Frame 1 (no input): blank canvas, image omitted
Frame 60 (the mouse pressed at the canvas centre just before this capture): blank canvas, image omitted
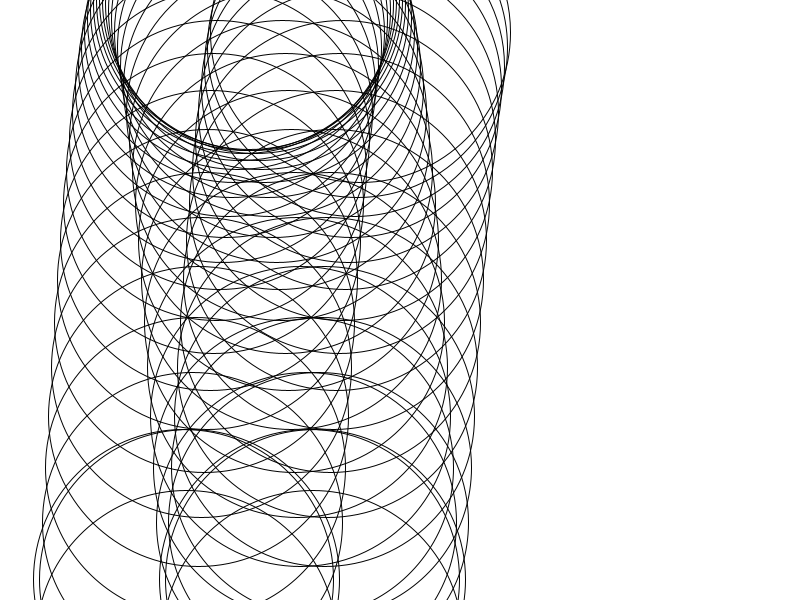
Frame 120 (the mouse held since frame 60 and released just before this capture)

The Processing sketch whose frames 1 and 60 were blank and that drew this single picture after the mouse press (run headless with seeded random() and noise(); from frame 60 on, the mouse is pressed at the canvas centre):

// Processing sketch: processing_174590
// ── processing_174590.pde

void setup() {
  size(800, 600);
  background (255);
}
float xp= 0;
float yp= 0;
float xg= 3;
float yg=.5;
color b = #ffffff;
color n = #000000;
color q = #ff0000;
color w = #00cc00;
color a = #0000ff;
color s = #ff9000;
color z = #ffff00;
color x = #cc00ff;
void draw() {
  colorMode (RGB, 100);
  noFill();

  if (xp<0||xp>width) xg=-xg;
  if (yp<0||yp>height) yg=-yg;
  else yg += 3;
  xp+=xg;
  yp+=yg;
  for (int l=0; l<mouseX; l+=mouseY) {
    ellipse(xp, yp, l, l);
  } //shape
} //voiddraw

void keyPressed() {
  if (keyCode==UP) {  //random
    stroke(random(255), random(255), random(255));
  }
  if (key == 'b') { //Blanco
    stroke(b);
  }
  if (key == 'n') { //Negro 
    stroke(n);
  }
  if (key == 'q') { //Rojo
    stroke(q);
  }
  if (key == 'a') { //Azul
    stroke(a);
  }
  if (key == 'z') { //Amarillo
    stroke(z);
  }
  if (key == 'w') { //Verde
    stroke(w);
  }
  if (key == 's') { //Naranja
    stroke(s);
  }
  if (key == 'x') { //Morado
    stroke(x);
  }
  if (key=='p') {
    noLoop();
  }
  if (keyCode==DOWN) {
    strokeWeight(8);
  }
}//Key

void keyReleased() {
  if (key=='p') { 
    loop();
  }
  if (keyCode==DOWN) { //linea delgada
    strokeWeight(.5);
  }
}

///reset
void mouseClicked(){
setup();
}
